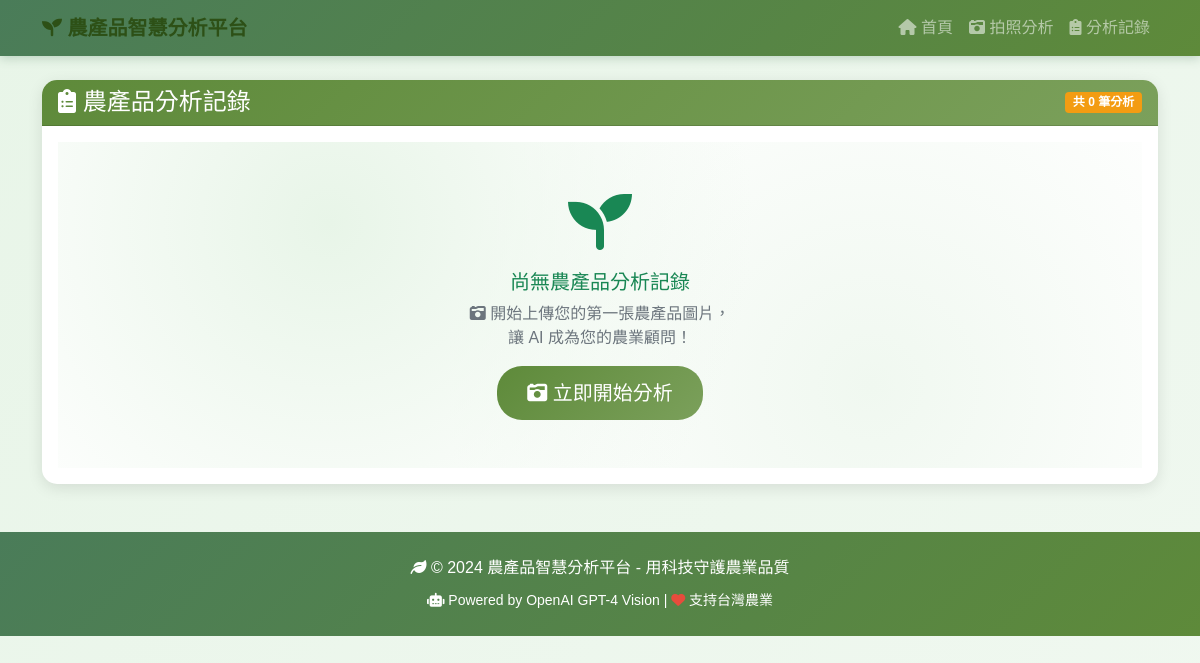
Before: /history/ with the older database file.
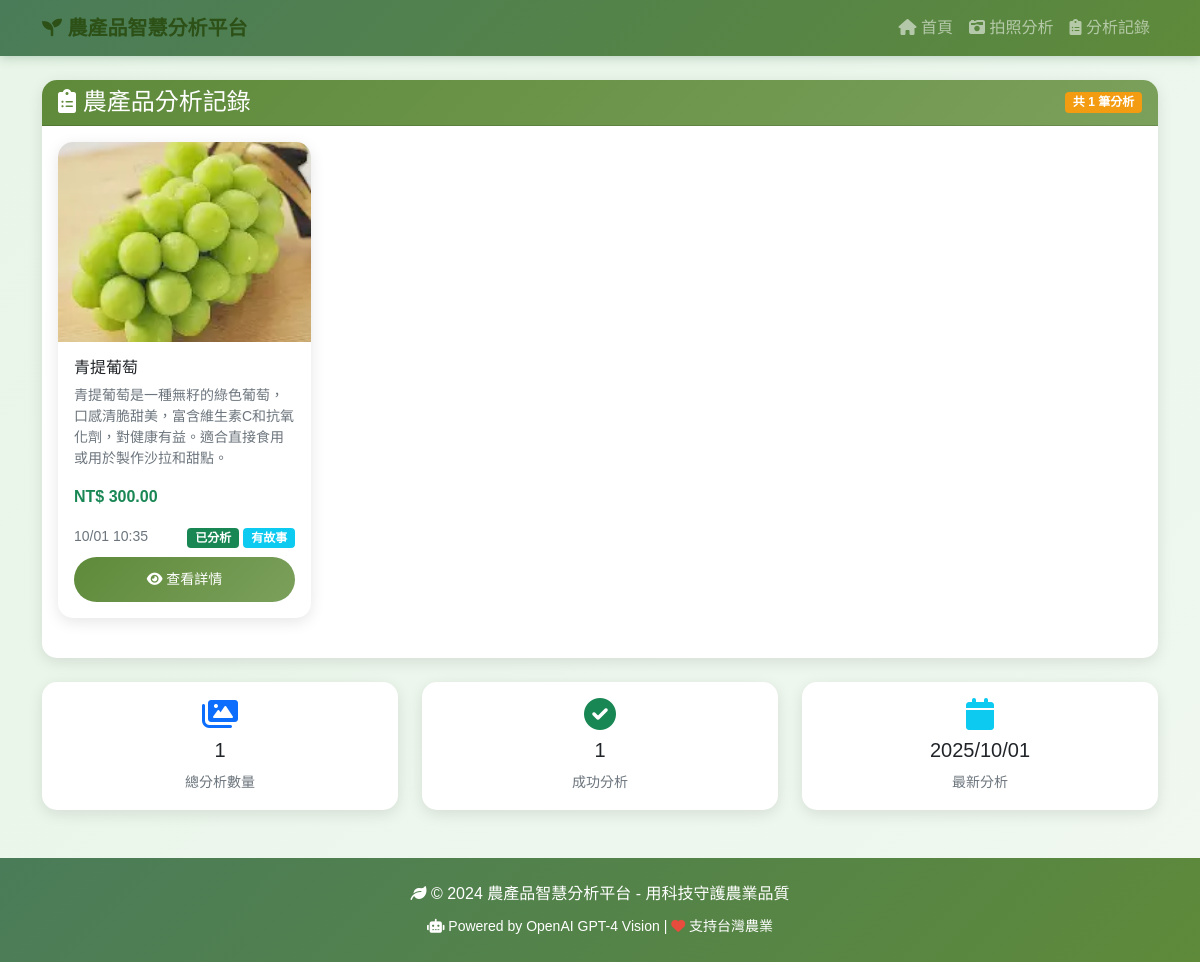
After: the same page with the newer database file.
### analyzer/models.py (models this page shows, shortened)
class ProductImage(models.Model):
    image = models.ImageField(upload_to=upload_to, verbose_name='商品圖片')
    uploaded_at = models.DateTimeField(auto_now_add=True, verbose_name='上傳時間')
    product_name = models.CharField(max_length=200, blank=True, verbose_name='商品名稱')
    description = models.TextField(blank=True, verbose_name='商品介紹')
    recommended_price = models.DecimalField(
        max_digits=10,
        decimal_places=2,
        null=True,
        blank=True,
        verbose_name='推薦售價'
    )
    analysis_json = models.JSONField(null=True, blank=True, verbose_name='完整分析結果')
    analyzed = models.BooleanField(default=False, verbose_name='已分析')
    story_content = models.TextField(blank=True, verbose_name='產品故事')
    story_style = models.CharField(max_length=50, blank=True, verbose_name='故事風格')
    story_prompt = models.TextField(blank=True, verbose_name='使用者故事指令')
    story_generated = models.BooleanField(default=False, verbose_name='已生成故事')
    class Meta:
        verbose_name = '商品圖片'
        verbose_name_plural = '商品圖片'
        ordering = ['-uploaded_at']

### analyzer/views.py (the view)
# urls.py: path('history/', views.history, name='history'),
def history(request):
    images = ProductImage.objects.all()
    return render(request, 'analyzer/history.html', {
        'images': images
    })

### analyzer/templates/analyzer/history.html (shortened to what this page needs)
{% extends 'analyzer/base.html' %}
{% block content %}
<div class="row">
    <div class="col-12">
        <div class="card">
            <div class="card-header d-flex justify-content-between align-items-center"
                 style="background: linear-gradient(135deg, #5e8a3a 0%, #7ba05b 100%); color: white;">
                <h4 class="mb-0">
                    <i class="fas fa-clipboard-list"></i> 農產品分析記錄
                </h4>
                <span class="badge" style="background-color: #f39c12;">共 {{ images.count }} 筆分析</span>
            </div>
            <div class="card-body">
                {% if images %}
                <div class="row">
                    {% for image in images %}
                    <div class="col-xl-3 col-lg-4 col-md-6 mb-4">
                        <div class="card h-100">
                            {% if image.image %}
                            <img src="{{ image.image.url }}"
                                 class="card-img-top"
                                 style="height: 200px; object-fit: cover;"
                                 alt="{{ image.product_name }}">
                            {% endif %}
                            <div class="card-body d-flex flex-column">
                                <h6 class="card-title">
                                    {{ image.product_name|default:"未命名商品"|truncatechars:20 }}
                                </h6>
                                <p class="card-text small text-muted flex-grow-1">
                                    {{ image.description|default:"無描述"|truncatechars:60 }}
                                </p>
                                <div class="mt-auto">
                                    {% if image.recommended_price %}
                                    <p class="card-text">
                                        <strong class="text-success">
                                            NT$ {{ image.recommended_price }}
                                        </strong>
                                    </p>
                                    {% endif %}
                                    <div class="d-flex justify-content-between align-items-center">
                                        <small class="text-muted">
                                            {{ image.uploaded_at|date:"m/d H:i" }}
                                        </small>
                                        <div>
                                            {% if image.analyzed %}
                                                <span class="badge bg-success">已分析</span>
                                            {% else %}
                                                <span class="badge bg-warning">待分析</span>
                                            {% endif %}
                                            {% if image.story_generated %}
                                                <span class="badge bg-info">有故事</span>
                                            {% endif %}
                                        </div>
                                    </div>
                                    <div class="mt-2">
                                        <a href="{% url 'analyzer:result' image.pk %}"
                                           class="btn btn-sm btn-primary w-100">
                                            <i class="fas fa-eye"></i> 查看詳情
                                        </a>
                                    </div>
                                </div>
                            </div>
                        </div>
                    </div>
                    {% endfor %}
                </div>
                {% else %}
                <div class="text-center py-5 organic-pattern">
                    <i class="fas fa-seedling fa-4x text-success mb-3"></i>
                    <h5 class="text-success">尚無農產品分析記錄</h5>
                    <p class="text-muted">
                        <i class="fas fa-camera-retro"></i> 開始上傳您的第一張農產品圖片，
                        <br>讓 AI 成為您的農業顧問！
                    </p>
                    <a href="{% url 'analyzer:upload' %}" class="btn btn-primary btn-lg">
                        <i class="fas fa-camera-retro"></i> 立即開始分析
                    </a>
                </div>
                {% endif %}
            </div>
        </div>
        {% if images %}
        <div class="row mt-4">
            <div class="col-md-4">
                <div class="card text-center">
                    <div class="card-body">
                        <i class="fas fa-images fa-2x text-primary mb-2"></i>
                        <h5>{{ images.count }}</h5>
                        <small class="text-muted">總分析數量</small>
                    </div>
                </div>
            </div>
            <div class="col-md-4">
                <div class="card text-center">
                    <div class="card-body">
                        <i class="fas fa-check-circle fa-2x text-success mb-2"></i>
                        <h5>{{ images|length }}</h5>
                        <small class="text-muted">成功分析</small>
                    </div>
                </div>
            </div>
            <div class="col-md-4">
                <div class="card text-center">
                    <div class="card-body">
                        <i class="fas fa-calendar fa-2x text-info mb-2"></i>
                        <h5>{{ images.first.uploaded_at|date:"Y/m/d" }}</h5>
                        <small class="text-muted">最新分析</small>
                    </div>
                </div>
            </div>
        </div>
        {% endif %}
    </div>
</div>
{% endblock %}

### analyzer/templates/analyzer/base.html (shortened to what this page needs)
<!DOCTYPE html>
<html lang="zh-TW">
<head>
    <link href="https://cdn.jsdelivr.net/npm/bootstrap@5.1.3/dist/css/bootstrap.min.css" rel="stylesheet">
    <link href="https://cdnjs.cloudflare.com/ajax/libs/font-awesome/6.0.0/css/all.min.css" rel="stylesheet">
</head>
<body>
    <nav class="navbar navbar-expand-lg navbar-dark mb-4">
        <div class="container">
            <a class="navbar-brand" href="{% url 'analyzer:index' %}">
                <i class="fas fa-seedling"></i> 農產品智慧分析平台
            </a>
            <div class="collapse navbar-collapse" id="navbarNav">
                <ul class="navbar-nav ms-auto">
                    <li class="nav-item">
                        <a class="nav-link" href="{% url 'analyzer:index' %}">
                            <i class="fas fa-home"></i> 首頁
                        </a>
                    </li>
                    <li class="nav-item">
                        <a class="nav-link" href="{% url 'analyzer:upload' %}">
                            <i class="fas fa-camera-retro"></i> 拍照分析
                        </a>
                    </li>
                    <li class="nav-item">
                        <a class="nav-link" href="{% url 'analyzer:history' %}">
                            <i class="fas fa-clipboard-list"></i> 分析記錄
                        </a>
                    </li>
                </ul>
            </div>
        </div>
    </nav>
    <div class="container">
        {% block content %}
        {% endblock %}
    </div>
    <footer class="text-center text-lg-start mt-5" style="background: linear-gradient(135deg, #4a7c59 0%, #5e8a3a 100%); color: white;">
        <div class="text-center p-4">
            <div class="mb-2">
                <i class="fas fa-leaf"></i> © 2024 農產品智慧分析平台 - 用科技守護農業品質
            </div>
            <small>
                <i class="fas fa-robot"></i> Powered by OpenAI GPT-4 Vision |
                <i class="fas fa-heart" style="color: #e74c3c;"></i> 支持台灣農業
            </small>
        </div>
    </footer>
</body>
</html>

### analyzer/templates/analyzer/base.html (style rules this page uses)
body { font-family: 'Noto Sans TC', 'Microsoft JhengHei', sans-serif; background: linear-gradient(135deg, #e8f5e8 0%, #f0f8f0 100%); min-height: 100vh; }
.navbar-brand { font-weight: 700; color: #2d5016 !important; }
.navbar { background: linear-gradient(135deg, #4a7c59 0%, #5e8a3a 100%) !important; box-shadow: 0 2px 10px rgba(74, 124, 89, 0.3); }
.card { box-shadow: 0 4px 15px rgba(0, 0, 0, 0.1); border: none; border-radius: 15px; overflow: hidden; }
.btn-primary { background: linear-gradient(135deg, #5e8a3a 0%, #7ba05b 100%); border: none; border-radius: 25px; padding: 12px 30px; font-weight: 500; transition: all 0.3s ease; }

Changed rows visible on the page:
added ProductImage: image (picture), product_name "青提葡萄", description "青提葡萄是一種無籽的綠色葡萄，口感清脆甜美，富含維生素C和抗氧化劑，對健康有益。適合直接食用或用於製作沙拉和甜點。", recommended_price "300.00", uploaded_at "10/01 10:35", analyzed "已分析", story_generated "有故事", first.uploaded_at "2025/10/01"
Other visible differences:
{{ images.count }}: "0" → "1"
{{ images.count }}: (not shown) → "1"
{{ images|length }}: (not shown) → "1"
text no longer shown: "尚無農產品分析記錄 開始上傳您的第一張農產品圖片， 讓 AI 成為您的農業顧問！ 立即開始分析"
text now shown: "總分析數量 成功分析 最新分析"
